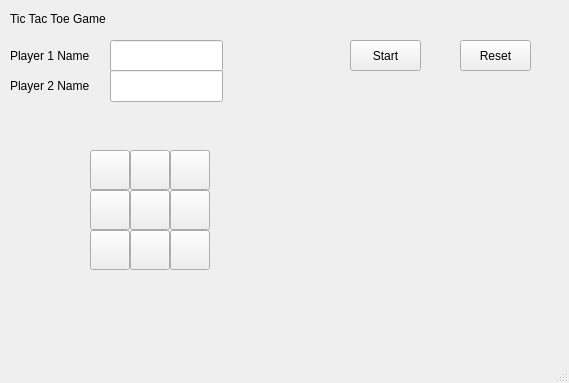
<?xml version="1.0" encoding="UTF-8"?>
<ui version="4.0">
 <class>MainWindow</class>
 <widget class="QMainWindow" name="MainWindow">
  <property name="geometry">
   <rect>
    <x>0</x>
    <y>0</y>
    <width>569</width>
    <height>383</height>
   </rect>
  </property>
  <property name="windowTitle">
   <string>MainWindow</string>
  </property>
  <property name="toolButtonStyle">
   <enum>Qt::ToolButtonTextBesideIcon</enum>
  </property>
  <property name="tabShape">
   <enum>QTabWidget::Rounded</enum>
  </property>
  <widget class="QWidget" name="centralWidget">
   <widget class="QLabel" name="label">
    <property name="geometry">
     <rect>
      <x>10</x>
      <y>40</y>
      <width>91</width>
      <height>31</height>
     </rect>
    </property>
    <property name="text">
     <string>Player 1 Name</string>
    </property>
   </widget>
   <widget class="QLabel" name="label_2">
    <property name="geometry">
     <rect>
      <x>10</x>
      <y>70</y>
      <width>91</width>
      <height>31</height>
     </rect>
    </property>
    <property name="text">
     <string>Player 2 Name</string>
    </property>
   </widget>
   <widget class="QLineEdit" name="lineEdit">
    <property name="geometry">
     <rect>
      <x>110</x>
      <y>40</y>
      <width>113</width>
      <height>32</height>
     </rect>
    </property>
    <property name="statusTip">
     <string/>
    </property>
    <property name="whatsThis">
     <string/>
    </property>
   </widget>
   <widget class="QLineEdit" name="lineEdit_2">
    <property name="geometry">
     <rect>
      <x>110</x>
      <y>70</y>
      <width>113</width>
      <height>32</height>
     </rect>
    </property>
   </widget>
   <widget class="QToolButton" name="toolButton">
    <property name="geometry">
     <rect>
      <x>90</x>
      <y>150</y>
      <width>40</width>
      <height>40</height>
     </rect>
    </property>
    <property name="text">
     <string/>
    </property>
   </widget>
   <widget class="QToolButton" name="toolButton_2">
    <property name="geometry">
     <rect>
      <x>130</x>
      <y>150</y>
      <width>40</width>
      <height>40</height>
     </rect>
    </property>
    <property name="text">
     <string/>
    </property>
   </widget>
   <widget class="QToolButton" name="toolButton_3">
    <property name="geometry">
     <rect>
      <x>170</x>
      <y>150</y>
      <width>40</width>
      <height>40</height>
     </rect>
    </property>
    <property name="text">
     <string/>
    </property>
   </widget>
   <widget class="QToolButton" name="toolButton_4">
    <property name="geometry">
     <rect>
      <x>90</x>
      <y>190</y>
      <width>40</width>
      <height>40</height>
     </rect>
    </property>
    <property name="text">
     <string/>
    </property>
   </widget>
   <widget class="QToolButton" name="toolButton_5">
    <property name="geometry">
     <rect>
      <x>130</x>
      <y>190</y>
      <width>40</width>
      <height>40</height>
     </rect>
    </property>
    <property name="text">
     <string/>
    </property>
   </widget>
   <widget class="QToolButton" name="toolButton_6">
    <property name="geometry">
     <rect>
      <x>170</x>
      <y>190</y>
      <width>40</width>
      <height>40</height>
     </rect>
    </property>
    <property name="text">
     <string/>
    </property>
   </widget>
   <widget class="QToolButton" name="toolButton_7">
    <property name="geometry">
     <rect>
      <x>90</x>
      <y>230</y>
      <width>40</width>
      <height>40</height>
     </rect>
    </property>
    <property name="text">
     <string/>
    </property>
   </widget>
   <widget class="QToolButton" name="toolButton_8">
    <property name="geometry">
     <rect>
      <x>130</x>
      <y>230</y>
      <width>40</width>
      <height>40</height>
     </rect>
    </property>
    <property name="text">
     <string/>
    </property>
   </widget>
   <widget class="QToolButton" name="toolButton_9">
    <property name="geometry">
     <rect>
      <x>170</x>
      <y>230</y>
      <width>40</width>
      <height>40</height>
     </rect>
    </property>
    <property name="text">
     <string/>
    </property>
   </widget>
   <widget class="QLabel" name="label_4">
    <property name="geometry">
     <rect>
      <x>0</x>
      <y>330</y>
      <width>211</width>
      <height>18</height>
     </rect>
    </property>
    <property name="text">
     <string/>
    </property>
   </widget>
   <widget class="QPushButton" name="pushButton">
    <property name="geometry">
     <rect>
      <x>350</x>
      <y>40</y>
      <width>71</width>
      <height>31</height>
     </rect>
    </property>
    <property name="text">
     <string>Start</string>
    </property>
   </widget>
   <widget class="QPushButton" name="pushButton_2">
    <property name="geometry">
     <rect>
      <x>460</x>
      <y>40</y>
      <width>71</width>
      <height>31</height>
     </rect>
    </property>
    <property name="text">
     <string>Reset</string>
    </property>
   </widget>
   <widget class="QLabel" name="label_3">
    <property name="geometry">
     <rect>
      <x>10</x>
      <y>10</y>
      <width>141</width>
      <height>18</height>
     </rect>
    </property>
    <property name="text">
     <string>Tic Tac Toe Game</string>
    </property>
   </widget>
   <widget class="QLabel" name="label_8">
    <property name="geometry">
     <rect>
      <x>10</x>
      <y>120</y>
      <width>241</width>
      <height>20</height>
     </rect>
    </property>
    <property name="text">
     <string/>
    </property>
   </widget>
   <widget class="QLabel" name="label_9">
    <property name="geometry">
     <rect>
      <x>30</x>
      <y>280</y>
      <width>201</width>
      <height>16</height>
     </rect>
    </property>
    <property name="text">
     <string/>
    </property>
   </widget>
  </widget>
  <widget class="QStatusBar" name="statusBar"/>
 </widget>
 <layoutdefault spacing="6" margin="11"/>
 <resources/>
 <connections/>
</ui>
